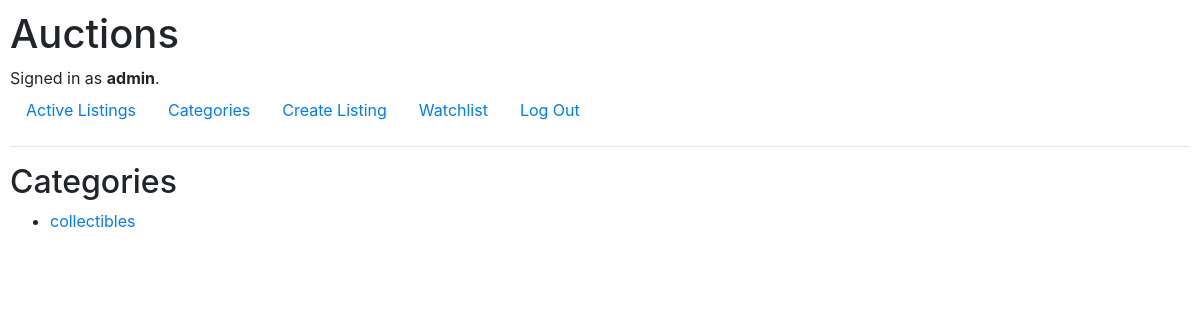
The app's page /categories (signed in), older data.
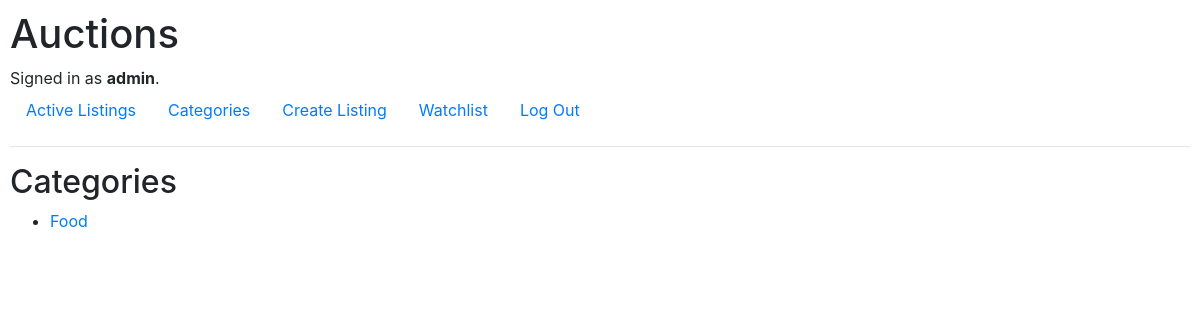
The same page, newer data.
### auctions/models.py (models this page shows)
class Category(models.Model):
    category = models.CharField(max_length=30, unique=True, null=True)

### auctions/views.py (the view)
# urls.py: path("categories", views.categories, name="categories"),
def categories(request):
    categories = [listing.category for listing in Listing.objects.filter(is_active=True)]
    categories = set(categories)
    return render(request, "auctions/categories.html", {
        'categories': categories
    })

### auctions/templates/auctions/categories.html
{% extends "auctions/layout.html" %}
{% block body %}
    <h2>Categories</h2>
    <ul>
        {% for category in categories %}
            <li><a href="{% url 'categories-active' category.id %}">{{ category.category }}</a></li>
        {% endfor %}
    </ul>
{% endblock %}

Row changes from the older to the newer data that the page shows:
no longer on this page (row unchanged): Category: category "collectibles"
added Category: category "Food"
